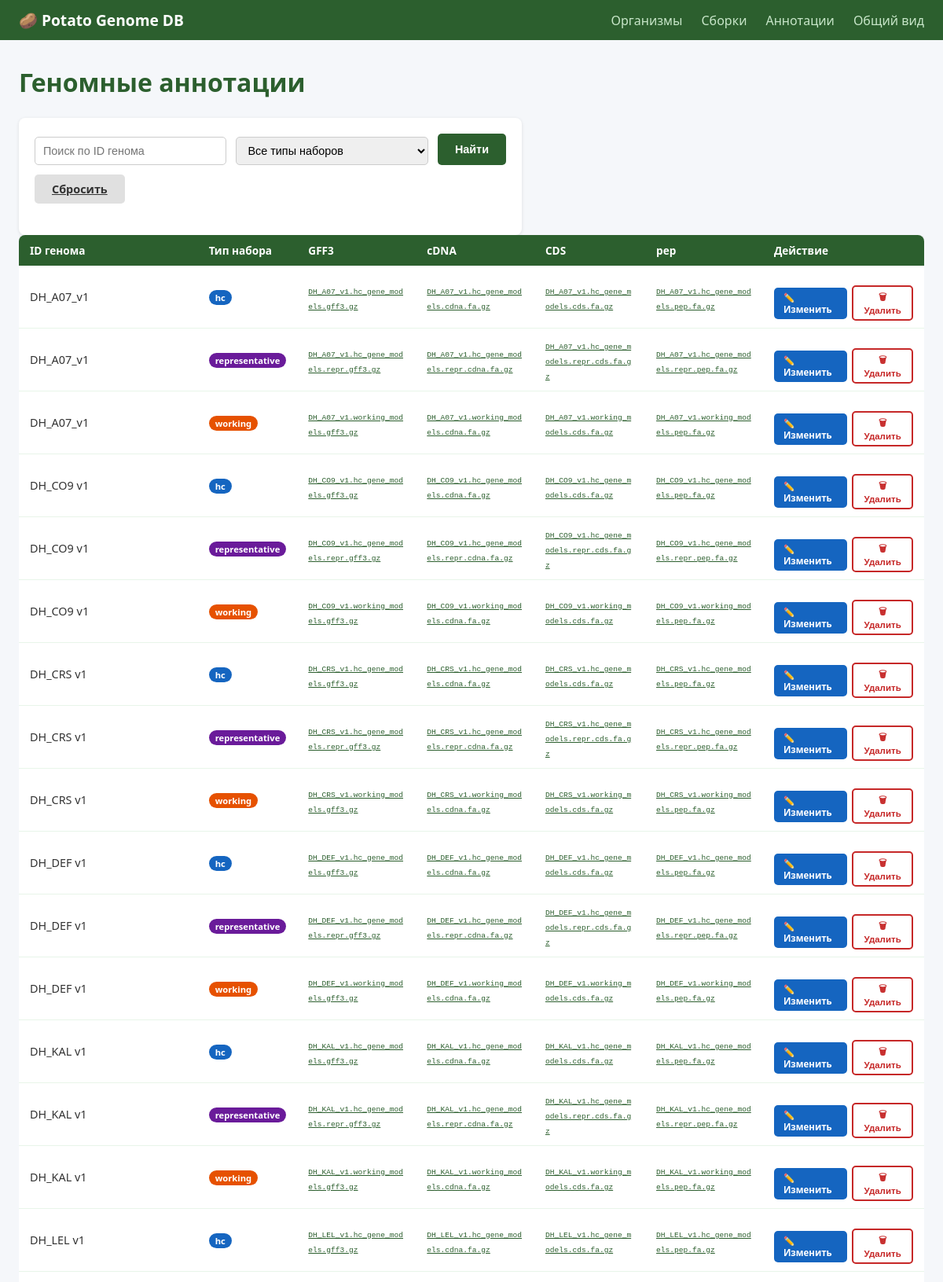
The page /annotations (upper part) on the database its author committed.
### models/Genome_annotation.py (models this page shows)
class Genome_annotation(Base):
    __tablename__ = "Genome_annotation"
    __table_args__ = (
        UniqueConstraint("genome_id", "set_type", name="uq_genome_set"),
        CheckConstraint("set_type IN ('hc', 'representative', 'working')", name="ck_set_type"),
    )
    id        = Column(Integer, primary_key=True, autoincrement=True)
    genome_id = Column(String, ForeignKey("Organism.genome_id", ondelete="CASCADE", onupdate="CASCADE"), nullable=False)
    set_type  = Column(String, nullable=False)   # 'hc' | 'representative' | 'working'
    gff3_file = Column(String, nullable=True)
    gff3_link = Column(String, nullable=True)
    cdna_file = Column(String, nullable=True)
    cdna_link = Column(String, nullable=True)
    cds_file  = Column(String, nullable=True)
    cds_link  = Column(String, nullable=True)
    pep_file  = Column(String, nullable=True)
    pep_link  = Column(String, nullable=True)
    organism = relationship("Organism", back_populates="annotation")

### main.py (the view)
@app.get("/annotations", response_class=HTMLResponse)
def list_annotations(
    request: Request, db: Session = Depends(get_db),
    genome_id: Optional[str] = None,
    set_type:  Optional[str] = None,
    message: str = "", error: str = "",
):
    query = db.query(Genome_annotation)
    if genome_id:
        query = query.filter(Genome_annotation.genome_id.ilike(f"%{genome_id}%"))
    if set_type:
        query = query.filter(Genome_annotation.set_type == set_type)
    return templates.TemplateResponse(request=request, name="Genome_annotation.html", context={
        "annotations": query.all(),
        "filters": {"genome_id": genome_id, "set_type": set_type},
        "edit_row": None, "message": message, "error": error,
    })

### templates/Genome_annotation.html (shortened to what this page needs)
{% extends "base.html" %}
{% block content %}
<h1>Геномные аннотации</h1>
<form method="get" action="/annotations">
  <div class="filters">
    <input name="genome_id" placeholder="Поиск по ID генома"
           value="{{ filters.genome_id or '' }}">
    <select name="set_type">
      <option value="">Все типы наборов</option>
    </select>
    <button type="submit" class="btn btn-primary">Найти</button>
    <a href="/annotations" class="btn" style="background:#e0e0e0;color:#333">Сбросить</a>
  </div>
</form>
<div class="table-wrap">
  <table>
    <thead>
      <tr>
        <th>ID генома</th><th>Тип набора</th>
        <th>GFF3</th><th>cDNA</th><th>CDS</th><th>pep</th>
        <th>Действие</th>
      </tr>
    </thead>
    <tbody>
      {% for row in annotations %}
      <tr {% if edit_row and edit_row.genome_id == row.genome_id and edit_row.set_type == row.set_type %}class="row-editing"{% endif %}>
        <td class="col-nowrap">{{ row.genome_id }}</td>
        <td class="col-nowrap"><span class="badge-{{ row.set_type }}">{{ row.set_type }}</span></td>
        <td>{% if row.gff3_link %}<a class="col-file" href="{{ row.gff3_link }}" target="_blank">{{ row.gff3_file }}</a>{% else %}<span class="col-file">{{ row.gff3_file }}</span>{% endif %}</td>
        <td>{% if row.cdna_link %}<a class="col-file" href="{{ row.cdna_link }}" target="_blank">{{ row.cdna_file }}</a>{% else %}<span class="col-file">{{ row.cdna_file }}</span>{% endif %}</td>
        <td>{% if row.cds_link  %}<a class="col-file" href="{{ row.cds_link  }}" target="_blank">{{ row.cds_file  }}</a>{% else %}<span class="col-file">{{ row.cds_file  }}</span>{% endif %}</td>
        <td>{% if row.pep_link  %}<a class="col-file" href="{{ row.pep_link  }}" target="_blank">{{ row.pep_file  }}</a>{% else %}<span class="col-file">{{ row.pep_file  }}</span>{% endif %}</td>
        <td>
          <div class="action-btns">
            <a href="/annotations/{{ row.genome_id }}/{{ row.set_type }}/edit" class="btn btn-edit">✏️ Изменить</a>
            <form class="del-form" method="post" action="/annotations/{{ row.genome_id }}/{{ row.set_type }}/delete"
                  onsubmit="return confirm('Удалить аннотацию {{ row.genome_id }} / {{ row.set_type }}?')">
              <button type="submit" class="btn btn-danger">🗑 Удалить</button>
            </form>
          </div>
        </td>
      </tr>
      {% else %}
      <tr><td colspan="7" style="text-align:center;color:#aaa">Записи не найдены.</td></tr>
      {% endfor %}
    </tbody>
  </table>
</div>
{% endblock %}

### templates/base.html (style rules this page uses)
* { box-sizing: border-box; margin: 0; padding: 0; }
body { font-family: 'Segoe UI', sans-serif; background: #f5f7fa; color: #333; }
h1 { color: #2c5f2e; margin-bottom: 24px; }
.table-wrap { overflow-x: auto; }
table { width: 100%; border-collapse: collapse; background: white; border-radius: 8px; overflow: hidden; box-shadow: 0 1px 4px rgba(0,0,0,.1); }
th { background: #2c5f2e; color: white; padding: 10px 14px; text-align: left; font-size: .85em; white-space: nowrap; }
td { padding: 9px 14px; border-bottom: 1px solid #e8f5e9; font-size: .9em; }
.col-nowrap { white-space: nowrap; }
.col-file { word-break: break-all; font-family: monospace; font-size: .82em; }
form { background: white; padding: 20px; border-radius: 8px; box-shadow: 0 1px 4px rgba(0,0,0,.1); max-width: 640px; }
input, select { width: 100%; margin-top: 4px; padding: 8px 10px; border: 1px solid #ccc; border-radius: 5px; font-size: .9em; }
.btn { display: inline-block; margin-top: 16px; padding: 9px 22px; border: none; border-radius: 5px; cursor: pointer; font-size: .9em; font-weight: 600; }
.btn-primary { background: #2c5f2e; color: white; }
.filters { display: flex; gap: 12px; flex-wrap: wrap; margin-bottom: 20px; }
.filters input, .filters select { width: auto; flex: 1 1 160px; }
.filters .btn { margin-top: 0; }
td a { color: #2c5f2e; }
.del-form { display: inline; }
.btn-edit { background: #1565c0; color: white; padding: 5px 12px; font-size: .8em; text-decoration: none; border-radius: 5px; font-weight: 600; }
.btn-danger { padding: 5px 12px; font-size: .8em; background: transparent; color: #c62828; border: 2px solid #c62828; border-radius: 5px; font-weight: 600; cursor: pointer; }
.action-btns { display: flex; gap: 6px; align-items: center; flex-wrap: nowrap; }
.badge-hc { background: #1565c0; color: white; padding: 2px 8px; border-radius: 10px; font-size: .78em; font-weight: 700; white-space: nowrap; }
.badge-representative { background: #6a1b9a; color: white; padding: 2px 8px; border-radius: 10px; font-size: .78em; font-weight: 700; white-space: nowrap; }
.badge-working { background: #e65100; color: white; padding: 2px 8px; border-radius: 10px; font-size: .78em; font-weight: 700; white-space: nowrap; }
td form, .del-form { background: none; padding: 0; box-shadow: none; max-width: none; border-radius: 0; }

### rows shown on the page
Genome_annotation: genome_id "DH_A07_v1", set_type "hc", gff3_file "DH_A07_v1.hc_gene_models.gff3.gz", cdna_file "DH_A07_v1.hc_gene_models.cdna.fa.gz", cds_file "DH_A07_v1.hc_gene_models.cds.fa.gz", pep_file "DH_A07_v1.hc_gene_models.pep.fa.gz"
Genome_annotation: genome_id "DH_A07_v1", set_type "representative", gff3_file "DH_A07_v1.hc_gene_models.repr.gff3.gz", cdna_file "DH_A07_v1.hc_gene_models.repr.cdna.fa.gz", cds_file "DH_A07_v1.hc_gene_models.repr.cds.fa.gz", pep_file "DH_A07_v1.hc_gene_models.repr.pep.fa.gz"
Genome_annotation: genome_id "DH_A07_v1", set_type "working", gff3_file "DH_A07_v1.working_models.gff3.gz", cdna_file "DH_A07_v1.working_models.cdna.fa.gz", cds_file "DH_A07_v1.working_models.cds.fa.gz", pep_file "DH_A07_v1.working_models.pep.fa.gz"
Genome_annotation: genome_id "DH_CO9 v1", set_type "hc", gff3_file "DH_CO9_v1.hc_gene_models.gff3.gz", cdna_file "DH_CO9_v1.hc_gene_models.cdna.fa.gz", cds_file "DH_CO9_v1.hc_gene_models.cds.fa.gz", pep_file "DH_CO9_v1.hc_gene_models.pep.fa.gz"
Genome_annotation: genome_id "DH_CO9 v1", set_type "representative", gff3_file "DH_CO9_v1.hc_gene_models.repr.gff3.gz", cdna_file "DH_CO9_v1.hc_gene_models.repr.cdna.fa.gz", cds_file "DH_CO9_v1.hc_gene_models.repr.cds.fa.gz", pep_file "DH_CO9_v1.hc_gene_models.repr.pep.fa.gz"
Genome_annotation: genome_id "DH_CO9 v1", set_type "working", gff3_file "DH_CO9_v1.working_models.gff3.gz", cdna_file "DH_CO9_v1.working_models.cdna.fa.gz", cds_file "DH_CO9_v1.working_models.cds.fa.gz", pep_file "DH_CO9_v1.working_models.pep.fa.gz"
Genome_annotation: genome_id "DH_CRS v1", set_type "hc", gff3_file "DH_CRS_v1.hc_gene_models.gff3.gz", cdna_file "DH_CRS_v1.hc_gene_models.cdna.fa.gz", cds_file "DH_CRS_v1.hc_gene_models.cds.fa.gz", pep_file "DH_CRS_v1.hc_gene_models.pep.fa.gz"
Genome_annotation: genome_id "DH_CRS v1", set_type "representative", gff3_file "DH_CRS_v1.hc_gene_models.repr.gff3.gz", cdna_file "DH_CRS_v1.hc_gene_models.repr.cdna.fa.gz", cds_file "DH_CRS_v1.hc_gene_models.repr.cds.fa.gz", pep_file "DH_CRS_v1.hc_gene_models.repr.pep.fa.gz"
Genome_annotation: genome_id "DH_CRS v1", set_type "working", gff3_file "DH_CRS_v1.working_models.gff3.gz", cdna_file "DH_CRS_v1.working_models.cdna.fa.gz", cds_file "DH_CRS_v1.working_models.cds.fa.gz", pep_file "DH_CRS_v1.working_models.pep.fa.gz"
Genome_annotation: genome_id "DH_DEF v1", set_type "hc", gff3_file "DH_DEF_v1.hc_gene_models.gff3.gz", cdna_file "DH_DEF_v1.hc_gene_models.cdna.fa.gz", cds_file "DH_DEF_v1.hc_gene_models.cds.fa.gz", pep_file "DH_DEF_v1.hc_gene_models.pep.fa.gz"
Genome_annotation: genome_id "DH_DEF v1", set_type "representative", gff3_file "DH_DEF_v1.hc_gene_models.repr.gff3.gz", cdna_file "DH_DEF_v1.hc_gene_models.repr.cdna.fa.gz", cds_file "DH_DEF_v1.hc_gene_models.repr.cds.fa.gz", pep_file "DH_DEF_v1.hc_gene_models.repr.pep.fa.gz"
Genome_annotation: genome_id "DH_DEF v1", set_type "working", gff3_file "DH_DEF_v1.working_models.gff3.gz", cdna_file "DH_DEF_v1.working_models.cdna.fa.gz", cds_file "DH_DEF_v1.working_models.cds.fa.gz", pep_file "DH_DEF_v1.working_models.pep.fa.gz"
Genome_annotation: genome_id "DH_KAL v1", set_type "hc", gff3_file "DH_KAL_v1.hc_gene_models.gff3.gz", cdna_file "DH_KAL_v1.hc_gene_models.cdna.fa.gz", cds_file "DH_KAL_v1.hc_gene_models.cds.fa.gz", pep_file "DH_KAL_v1.hc_gene_models.pep.fa.gz"
Genome_annotation: genome_id "DH_KAL v1", set_type "representative", gff3_file "DH_KAL_v1.hc_gene_models.repr.gff3.gz", cdna_file "DH_KAL_v1.hc_gene_models.repr.cdna.fa.gz", cds_file "DH_KAL_v1.hc_gene_models.repr.cds.fa.gz", pep_file "DH_KAL_v1.hc_gene_models.repr.pep.fa.gz"
Genome_annotation: genome_id "DH_KAL v1", set_type "working", gff3_file "DH_KAL_v1.working_models.gff3.gz", cdna_file "DH_KAL_v1.working_models.cdna.fa.gz", cds_file "DH_KAL_v1.working_models.cds.fa.gz", pep_file "DH_KAL_v1.working_models.pep.fa.gz"
Genome_annotation: genome_id "DH_LEL v1", set_type "hc", gff3_file "DH_LEL_v1.hc_gene_models.gff3.gz", cdna_file "DH_LEL_v1.hc_gene_models.cdna.fa.gz", cds_file "DH_LEL_v1.hc_gene_models.cds.fa.gz", pep_file "DH_LEL_v1.hc_gene_models.pep.fa.gz"
